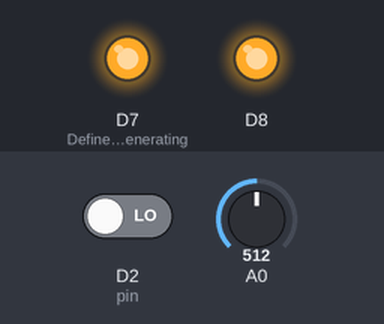
The sketch below on a simulated ESP8266 (NodeMCU). Parts: output pins drawn as LEDs (lit = HIGH). The inputs (shaded band) are chosen by the test bench; at power-on: D2 (pin) LOW, A0 = 512. WiFi joins after 1.5 s; servers stay silent unless stated; what the sketch prints to the serial monitor is not drawn.

Above: at 36.8 s.
At 67.21 s:
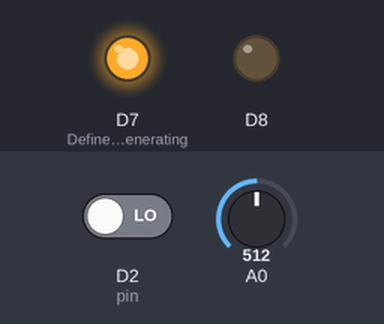
Timing chart, 0 to 85.8 s (numbered marks = the images above):
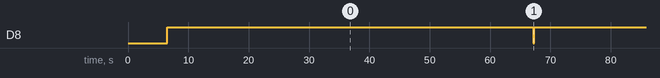

The sketch:

readAndSend.ino
```cpp
#include <ESP8266WiFi.h>
#include <ESP8266WebServer.h>
#include <DNSServer.h>
#include <WiFiManager.h>
#include<EEPROM.h>
#include<FS.h>
#include <user_interface.h>;

os_timer_t tmr0; //Instantiate one timer

bool _timeout = false; //Variables for controlling timer
bool _resettime = false;

/*Inserção de variaveis
  correspondetes a leitura dos dados*/

/*Variables for reading data*/

const int pin = 4; //Flow sensor input pin (GPIO4)

unsigned int Pulso; //Flow sensor pulses counter


float vazaoagua; //Water flow
float vazaomedia; //Mean water flow
float soma = 0;  //Read consumption variables
float somalitros = 0; //Consumption sum
float somapressao = 0; //Pressure sum
float pressaomedia = 0; //Mean pressure

//Variables for converting electrical unities to pressure
double p_volts = 0;
int p_analogica = 0;
double p_bar = 0;

//Control variables
int i = 0;
int j = 0;
int falha = 0;
int conteeprom = 0;

//Pressure sensor parameters

//Tensão mínima a ser lida pela placa
float V_min = 319; //Minimum input voltage

float V_max = 5000; //Maximum input voltage

float P_max = 120000; //Maximum sensor pressure

float P_min = 0; //Minimum sensor pressure

/*Data server parameters*/
byte server1[] = {192, 168, 0, 50};
const int httpPort1 = 80;

//Meter serial number
char nse[16] = "20180524130542O";


void setup() {
  pinMode(13, OUTPUT); //Define pin for generating microcontroller self reset
  digitalWrite(13, HIGH);
  Serial.begin(115200);
  Serial.println("");
  Serial.print("Bem vindo ao Y-Água");
  Serial.println("");

  //Configure timers
  os_timer_disarm(&tmr0);
  os_timer_setfn(&tmr0, flagtimer, NULL);

  //Configura pino de input de sinal de vazão
  pinMode(pin, INPUT);
  //define a porta em questão como de interrupção,
  //define função de desvio e configura interrupção
  //por borda de subida
  attachInterrupt(pin, toggle, RISING);
  //Gera delay para inicialização do
  //roteador em caso de queda de energia
  timer(2000);
  timer(3000);
  //chama função de conexão de WiFi
  conectaWiFi();
  //Define pino do Led de conexão WiFi
  pinMode(D8, OUTPUT);

  if (WiFi.status() != WL_CONNECTED) {
    //se não conseguiu conectar imprime status
    digitalWrite(D8, LOW);
  }
  else
  {
    digitalWrite(D8, HIGH);
  }

}

//Início programa de leitura e envio de dados//

void loop() {
  //Leitura dos sensores

  while (i < 60) {
    //realiza 60 mediçoes dos sensores
    //Serial.print(i);
    yield(); //Alimenta WatchDogs para evitar resets desenecessários
    ESP.wdtFeed();
    //Reinicia variavel de contagem de pulso
    Pulso = 0;
    //Chama função que realiza a contagem dos pulsos
    medida();
    //Calcula a vazão
    vazaoagua = Pulso / 6.6;

    if (vazaoagua != 0) {
      //calcula volume consumido
      somalitros = somalitros + (vazaoagua / 60);
      soma = soma + vazaoagua;
      j++;
    }

    //Lê o sinal de pressão
    //E realiza conversão
   //faz a leitura da pressão
    p_analogica = analogRead(A0);
    //converte de valor digital para volts
    p_volts = map(p_analogica, 0, 1023, 0, 3300);
    //Converte de volts para mBar
    p_bar = (((((p_volts - V_min) * (P_max - P_min)) / (V_max - V_min)) + P_min));
    p_bar = p_bar/1000;

    if (p_bar <= 0) {
      //caso seja lida uma pressão menor que zero
      //mantém o valor zerado
      p_bar = 0;
    }

    somapressao = somapressao + p_bar;
    i++;
    timer(10);
  }  //Fim da leitura

  if (j == 0) {
    //se não houve consumo zera a vazão média
    vazaomedia = 0;
  }

  else {
    //se houve consumo
    //calcula a média com relação aos pontos medidos
    vazaomedia = soma / j;
  }

  //calcula pressão média
  pressaomedia = somapressao / 300;

  //Chama função que envia os dados,
  //passando os valores a serem recebidos
  //e número de série do equipamento
  envURL(pressaomedia, vazaomedia, somalitros, nse);
  timer(10); //tempo para o microcontrolador

  i = 0; //reseta variaveis do calculo da média

  vazaomedia = 0;
  somapressao = 0;
  pressaomedia = 0;
  j = 0;
  somalitros = 0;
  soma = 0;
}

//FUNÇÃO DE MEDIÇAO DE VAZÃO
void medida() {
  //Realiza a contagem dos pulsos
  //define flag de estouro de timer como falsa
  _timeout = false;
  //habilita as interrupções por parte do sensor
  sei();
  //Define tempo para a execução da leitura da vazao
  timer(1000);
  //desabilita interrupções por parte do sensor
  cli();

}
void toggle() {
  //função que conta o numero de pulsos
  Pulso = Pulso + 1;
}
//FIM DA FUNÇÃO DE MEDIÇAO DE VAZÃO

//FUNÇÃO DE DELAY
void timer(int t_time) {
  //Inidica ao Timer seu Tempo em mS e se sera repetido (1)ou apenas uma vez (0)
  _timeout = false;
  os_timer_arm(&tmr0, t_time, 0);
  while (!_timeout) {
    //aguarda até estouro do timer
    yield();
  }
}

void flagtimer(void*z) {
  //interrupção de estouro de timer
  //seta flag de estouro de timer
  _timeout = true;
}
//----FIM FUNÇÃO DE DELAY


//------------REALIZA O ENVIO DE DADOS PARA O SERVIDOR

void envURL(float sens1, float sens2, float consumo, String nseC) {
  WiFiClient client;
  // Serial.println("ENVIA");
  if (WiFi.status() == WL_CONNECTED)  {
    //se não conseguiu conectar imprime status
    //altera estado do indicador de conexão
    digitalWrite(D8, LOW);

    if (client.connect(server1, httpPort1)) {
      //mantém lede de conexão aceso
      digitalWrite(D8, HIGH);
      //cria a URL para enviar ao servidor com ultimos dados lidos
      String url = "/php/sendinfo.php?nseC=";
      url += nseC;
      url += "&sensor1=";
      url += sens1;
      url += "&sensor2=";
      url += sens2;
      url += "&sensor3=";
      url += consumo;

      //conecta ao servidor
      client.connect(server1, httpPort1);
      //Realiza requisição ao servidor
      client.print(String("GET ") + url + "\r\n");
      client.stop();
    }
  }
  else {
    //caso não consiga conexão com o servidor
    //Apaga led indicador de conexão
    digitalWrite(D8, LOW);
    falha++; //incrementa contador de falhas
    if (falha == 30)    {
      //Caso realize 30 mediçoes
      //e não consiga conexão
      //reseta por Hardware o microcontrolador
      digitalWrite(13, LOW); //zera pino 13 para reset
    }
    yield();
    ESP.wdtFeed();
    return;
  }
}


void conectaWiFi()
{
  //Comandos para configuração de WiFi
  //Sem necessidade de inserir parâmetros
  //No código
  String ssid_eagua;
  WiFiManager wifiManager;

  //Configura IP fixo para o portal de reconexão
  wifiManager.setAPStaticIPConfig(IPAddress(192, 168, 0, 1),
                                  IPAddress(192, 168, 0, 1),
                                  IPAddress(255, 255, 255, 0));
  wifiManager.setConfigPortalTimeout(180);
  //Define SSID para rede de reconfiguração
  wifiManager.autoConnect("Recupera Y-Agua");
}
```

Measured:
- by itself, D8: alternates HIGH for 60.8 s and LOW for 0.20 s
